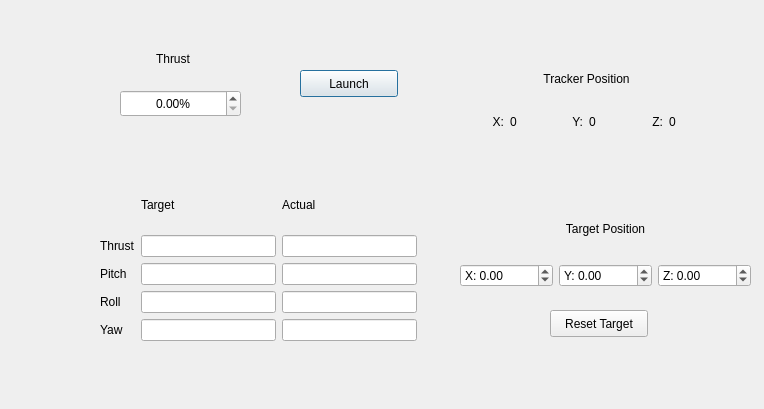
<?xml version="1.0" encoding="UTF-8"?>
<ui version="4.0">
 <class>Form</class>
 <widget class="QDialog" name="Form">
  <property name="geometry">
   <rect>
    <x>0</x>
    <y>0</y>
    <width>764</width>
    <height>409</height>
   </rect>
  </property>
  <property name="minimumSize">
   <size>
    <width>200</width>
    <height>200</height>
   </size>
  </property>
  <property name="windowTitle">
   <string>Dialog</string>
  </property>
  <widget class="QPushButton" name="launchButton">
   <property name="geometry">
    <rect>
     <x>300</x>
     <y>70</y>
     <width>98</width>
     <height>27</height>
    </rect>
   </property>
   <property name="text">
    <string>Launch</string>
   </property>
  </widget>
  <widget class="QDoubleSpinBox" name="thrustEntry">
   <property name="geometry">
    <rect>
     <x>120</x>
     <y>90</y>
     <width>121</width>
     <height>27</height>
    </rect>
   </property>
   <property name="alignment">
    <set>Qt::AlignCenter</set>
   </property>
   <property name="suffix">
    <string>%</string>
   </property>
   <property name="maximum">
    <double>100.000000000000000</double>
   </property>
  </widget>
  <widget class="QLabel" name="label">
   <property name="geometry">
    <rect>
     <x>140</x>
     <y>50</y>
     <width>66</width>
     <height>17</height>
    </rect>
   </property>
   <property name="text">
    <string>Thrust</string>
   </property>
   <property name="textFormat">
    <enum>Qt::AutoText</enum>
   </property>
   <property name="alignment">
    <set>Qt::AlignCenter</set>
   </property>
  </widget>
  <widget class="QWidget" name="layoutWidget">
   <property name="geometry">
    <rect>
     <x>100</x>
     <y>180</y>
     <width>317</width>
     <height>161</height>
    </rect>
   </property>
   <layout class="QGridLayout" name="gridLayout_5">
    <item row="2" column="1">
     <widget class="QLineEdit" name="targetThrust"/>
    </item>
    <item row="2" column="2">
     <widget class="QLineEdit" name="actualThrust"/>
    </item>
    <item row="5" column="2">
     <widget class="QLineEdit" name="actualYaw"/>
    </item>
    <item row="5" column="0">
     <widget class="QLabel" name="label_13">
      <property name="text">
       <string>Yaw</string>
      </property>
     </widget>
    </item>
    <item row="4" column="1">
     <widget class="QLineEdit" name="targetRoll"/>
    </item>
    <item row="1" column="2">
     <widget class="QLabel" name="label_15">
      <property name="text">
       <string>Actual</string>
      </property>
     </widget>
    </item>
    <item row="2" column="0">
     <widget class="QLabel" name="label_16">
      <property name="text">
       <string>Thrust</string>
      </property>
     </widget>
    </item>
    <item row="3" column="2">
     <widget class="QLineEdit" name="actualPitch"/>
    </item>
    <item row="4" column="0">
     <widget class="QLabel" name="label_12">
      <property name="text">
       <string>Roll</string>
      </property>
     </widget>
    </item>
    <item row="5" column="1">
     <widget class="QLineEdit" name="targetYaw"/>
    </item>
    <item row="3" column="0">
     <widget class="QLabel" name="label_11">
      <property name="text">
       <string>Pitch</string>
      </property>
     </widget>
    </item>
    <item row="1" column="1">
     <widget class="QLabel" name="label_14">
      <property name="text">
       <string>Target</string>
      </property>
     </widget>
    </item>
    <item row="3" column="1">
     <widget class="QLineEdit" name="targetPitch"/>
    </item>
    <item row="4" column="2">
     <widget class="QLineEdit" name="actualRoll"/>
    </item>
   </layout>
  </widget>
  <widget class="QWidget" name="verticalLayoutWidget">
   <property name="geometry">
    <rect>
     <x>470</x>
     <y>60</y>
     <width>233</width>
     <height>80</height>
    </rect>
   </property>
   <layout class="QVBoxLayout" name="verticalLayout_2">
    <item>
     <widget class="QLabel" name="label_2">
      <property name="text">
       <string>Tracker Position</string>
      </property>
      <property name="alignment">
       <set>Qt::AlignCenter</set>
      </property>
     </widget>
    </item>
    <item>
     <layout class="QHBoxLayout" name="horizontalLayout">
      <item>
       <widget class="QLabel" name="label_3">
        <property name="text">
         <string>X:</string>
        </property>
        <property name="alignment">
         <set>Qt::AlignRight|Qt::AlignTrailing|Qt::AlignVCenter</set>
        </property>
       </widget>
      </item>
      <item>
       <widget class="QLabel" name="trackerX">
        <property name="text">
         <string>0</string>
        </property>
       </widget>
      </item>
      <item>
       <widget class="QLabel" name="label_5">
        <property name="text">
         <string>Y:</string>
        </property>
        <property name="alignment">
         <set>Qt::AlignRight|Qt::AlignTrailing|Qt::AlignVCenter</set>
        </property>
       </widget>
      </item>
      <item>
       <widget class="QLabel" name="trackerY">
        <property name="text">
         <string>0</string>
        </property>
       </widget>
      </item>
      <item>
       <widget class="QLabel" name="label_7">
        <property name="text">
         <string>Z:</string>
        </property>
        <property name="alignment">
         <set>Qt::AlignRight|Qt::AlignTrailing|Qt::AlignVCenter</set>
        </property>
       </widget>
      </item>
      <item>
       <widget class="QLabel" name="trackerZ">
        <property name="text">
         <string>0</string>
        </property>
       </widget>
      </item>
     </layout>
    </item>
   </layout>
  </widget>
  <widget class="QWidget" name="verticalLayoutWidget_2">
   <property name="geometry">
    <rect>
     <x>460</x>
     <y>200</y>
     <width>291</width>
     <height>87</height>
    </rect>
   </property>
   <layout class="QVBoxLayout" name="verticalLayout_3">
    <item>
     <widget class="QLabel" name="label_4">
      <property name="text">
       <string>Target Position</string>
      </property>
      <property name="alignment">
       <set>Qt::AlignCenter</set>
      </property>
     </widget>
    </item>
    <item>
     <layout class="QHBoxLayout" name="horizontalLayout_2">
      <item>
       <widget class="QDoubleSpinBox" name="targetX">
        <property name="prefix">
         <string>X: </string>
        </property>
        <property name="minimum">
         <double>-3.000000000000000</double>
        </property>
        <property name="maximum">
         <double>3.000000000000000</double>
        </property>
        <property name="singleStep">
         <double>0.100000000000000</double>
        </property>
       </widget>
      </item>
      <item>
       <widget class="QDoubleSpinBox" name="targetY">
        <property name="prefix">
         <string>Y: </string>
        </property>
        <property name="minimum">
         <double>-3.000000000000000</double>
        </property>
        <property name="maximum">
         <double>3.000000000000000</double>
        </property>
        <property name="singleStep">
         <double>0.100000000000000</double>
        </property>
       </widget>
      </item>
      <item>
       <widget class="QDoubleSpinBox" name="targetZ">
        <property name="prefix">
         <string>Z: </string>
        </property>
        <property name="minimum">
         <double>-3.000000000000000</double>
        </property>
        <property name="maximum">
         <double>3.000000000000000</double>
        </property>
        <property name="singleStep">
         <double>0.100000000000000</double>
        </property>
        <property name="value">
         <double>0.000000000000000</double>
        </property>
       </widget>
      </item>
     </layout>
    </item>
   </layout>
  </widget>
  <widget class="QPushButton" name="resetTarget">
   <property name="geometry">
    <rect>
     <x>550</x>
     <y>310</y>
     <width>98</width>
     <height>27</height>
    </rect>
   </property>
   <property name="text">
    <string>Reset Target</string>
   </property>
  </widget>
 </widget>
 <resources/>
 <connections/>
</ui>
